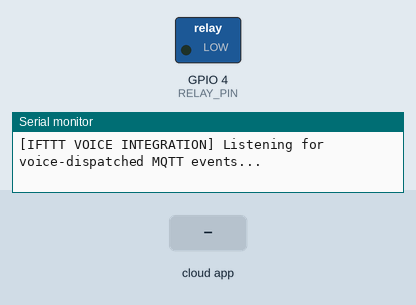
This sketch was run on a simulated ESP32. Shown: switched loads named in the sketch (green lamp = pin HIGH), the last lines printed to the serial monitor. The inputs (shaded band) are chosen by the test bench. WiFi joins after 1.5 s; servers stay silent unless stated; no MQTT or app messages arrive unless stated.

Above: at 2.7 s.
2.8 s: the phone or cloud app sets bulb-control to ON
At 3.3 s:
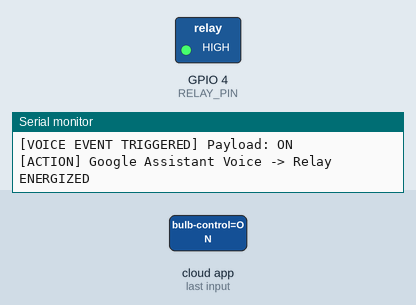
4.3 s: the phone or cloud app sets bulb-control to OFF
At 5.3 s:
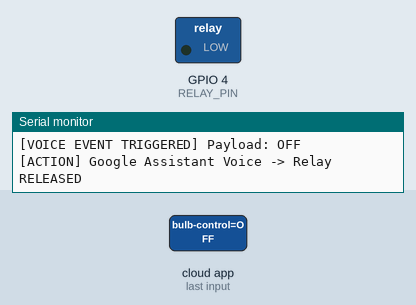
Timing chart, 0 to 7.3 s (numbered marks = the images above; inputs shaded):
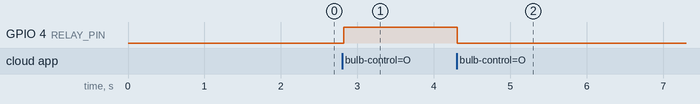

Measured:
- after the input at 2.8 s, GPIO 4 (RELAY_PIN): LOW → HIGH at once
- after the input at 4.3 s, GPIO 4 (RELAY_PIN): HIGH → LOW at once

The sketch:

Task_03_IFTTT_Voice_Automation.ino
```cpp
/*
 * Task 03: IFTTT + Adafruit IO Voice Automation
 * Author: Sai Sanjay R
 * Course: ProtoSem - Week 07: IoT & Embedded Systems
 * Hardware: ESP32-WROOM-32, 2-Channel Relay Module, Google Assistant Client
 * Architecture: Voice Trigger -> Google Assistant -> IFTTT Webhook -> Adafruit IO REST/MQTT -> ESP32 -> Relay
 */

#include <WiFi.h>
#include "Adafruit_MQTT.h"
#include "Adafruit_MQTT_Client.h"

#define WLAN_SSID       "YOUR_WIFI_SSID"
#define WLAN_PASS       "YOUR_WIFI_PASSWORD"

#define AIO_SERVER      "io.adafruit.com"
#define AIO_SERVERPORT  1883
#define AIO_USERNAME    "Sai__0077"
#define AIO_KEY         "YOUR_AIO_KEY"

#define RELAY_PIN       4

WiFiClient client;
Adafruit_MQTT_Client mqtt(&client, AIO_SERVER, AIO_SERVERPORT, AIO_USERNAME, AIO_KEY);
Adafruit_MQTT_Subscribe voiceFeed = Adafruit_MQTT_Subscribe(&mqtt, AIO_USERNAME "/feeds/bulb-control");

void setup() {
  Serial.begin(115200);
  pinMode(RELAY_PIN, OUTPUT);
  digitalWrite(RELAY_PIN, LOW);

  WiFi.begin(WLAN_SSID, WLAN_PASS);
  while (WiFi.status() != WL_CONNECTED) delay(500);

  mqtt.subscribe(&voiceFeed);
  Serial.println("[IFTTT VOICE INTEGRATION] Listening for voice-dispatched MQTT events...");
}

void loop() {
  if (!mqtt.connected()) {
    int8_t ret;
    while ((ret = mqtt.connect()) != 0) {
      Serial.println(mqtt.connectErrorString(ret));
      mqtt.disconnect();
      delay(5000);
    }
  }

  Adafruit_MQTT_Subscribe* sub;
  while ((sub = mqtt.readSubscription(3000))) {
    if (sub == &voiceFeed) {
      char* msg = (char*)voiceFeed.lastread;
      Serial.print("[VOICE EVENT TRIGGERED] Payload: ");
      Serial.println(msg);

      if (strcmp(msg, "ON") == 0) {
        digitalWrite(RELAY_PIN, HIGH);
        Serial.println("[ACTION] Google Assistant Voice -> Relay ENERGIZED");
      }
      if (strcmp(msg, "OFF") == 0) {
        digitalWrite(RELAY_PIN, LOW);
        Serial.println("[ACTION] Google Assistant Voice -> Relay RELEASED");
      }
    }
  }
}
```
